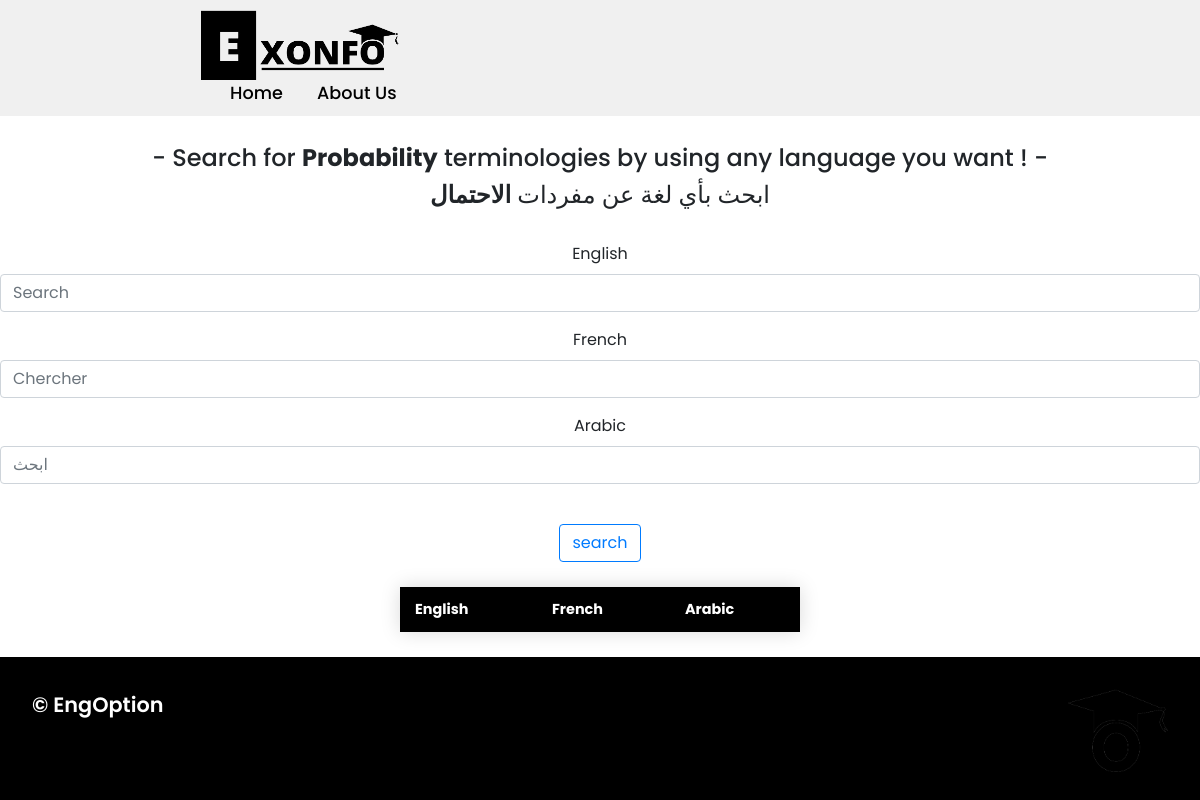
The app's page /math/probability/, older data.
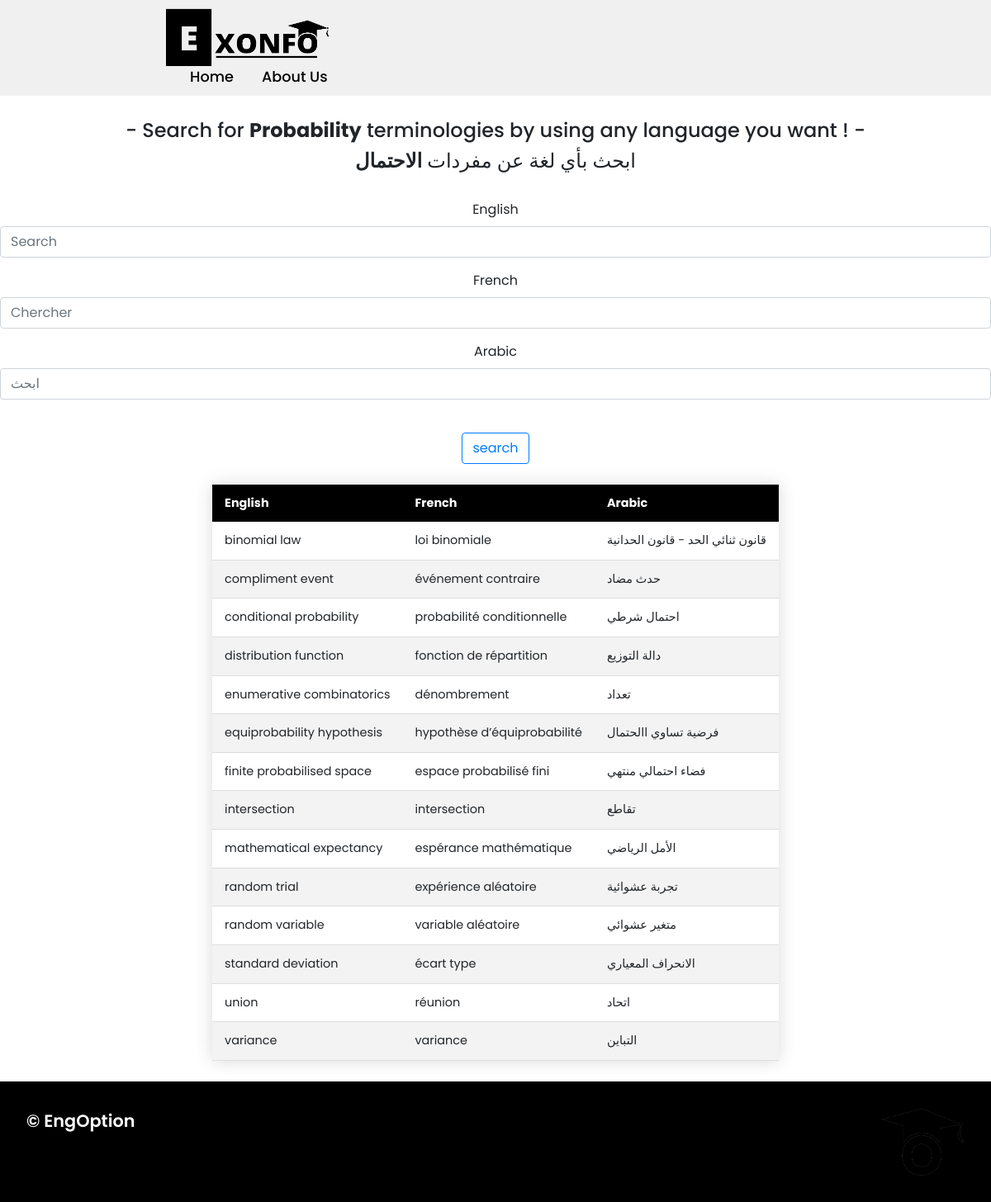
The same page, newer data.
### app/models.py (models this page shows, shortened)
class MathWord(models.Model):
    fields = [
        ('General','General'),
        ('Sets and calculus','Sets and calculus'),
        ('Plane Geometry','Plane Geometry'),
        ('Spatial Geometry','Spatial Geometry'),
        ('Trigonometry','Trigonometry'),
        ('Statistics','Statistics'),
        ('Algebra','Algebra'),
        ('Probability','Probability'),
    ]
    english = models.CharField(max_length=100)
    french = models.CharField(max_length=100)
    arabic = models.CharField(max_length=100)
    field = models.CharField(max_length=100,null=True,blank=True,choices=fields)

### app/views.py (the view)
# urls.py: path('math/probability/',math_probability,name="math_probability"),
def math_probability(request):
    probability_words = MathWord.objects.all().filter(field='Probability')
    filter = OrderFilter(request.GET,queryset=probability_words)
    probability_words = filter.qs
    context = {
        'math_probability_words':probability_words,
        'filter':filter,
    }
    return render(request,'math/probability.html',context)

### app/templates/math/probability.html (shortened to what this page needs)
{% extends 'base.html' %}
{% load static %}
{% block body %}
<br>
<br>
<br>
<br>
<br>
<br>
<center>
    <h4>- Search for <b>Probability</b> terminologies by using any language you want ! -</h4>
    <h4> ابحث بأي لغة عن مفردات <b> الاحتمال </b></h4>
    <br>
    {% include 'search.html' %}
<table style="overflow-x:auto;" class="styled-table">
    <thead>
        <tr>
            <th>English</th>
            <th>French</th>
            <th>Arabic</th>
        </tr>
    </thead>
    <tbody>
        {% for word in math_probability_words %}
        <tr>
            <td>{{word.english}}</td>
            <td>{{word.french}}</td>
            <td>{{word.arabic}}</td>
        </tr>
        {% endfor %}
    </tbody>
</table>
</center>
{% endblock %}

### app/templates/base.html (shortened to what this page needs)
{% load static %}
<!DOCTYPE html>
<html lang="en">
<head>
    <link rel="stylesheet" href="{% static 'css/style.css' %}">
</head>
<body>
    <header>
        <a href="{% url 'home' %}" class="logo"><img style="background-size: contain; width: 200px; height: 70px;" src="{% static 'images/E.png' %}" alt=""></a>
        <nav class="navigation">
            <a href="{% url 'home' %}">Home</a>
            <a href="{% url 'about' %}">About Us </a>
        </nav>
    </header>
{% block body %}
{% endblock %}
    <footer class="footer">
        <p style="color: white ;" class="footer-title">© EngOption</p>
        <div class="social-icons">
            <img style="width: 100px;" src="{% static 'images/O.png' %}" alt="">
        </div>
    </footer>
</body>
</html>

### app/templates/search.html (shortened to what this page needs)
{% load crispy_forms_tags %}
<link rel="stylesheet" href="https://cdn.jsdelivr.net/npm/bootstrap@4.3.1/dist/css/bootstrap.min.css">
<link rel="stylesheet" href="https://maxcdn.bootstrapcdn.com/bootstrap/4.0.0/css/bootstrap.min.css">
<form method="get">
        {{filter.form|crispy}}
        <br>
        <button type="submit" class="btn btn-outline-primary">search</button>
</form>

### static/css/style.css (style rules this page uses)
* { font-family: 'Poppins', sans-serif; margin: 0; padding: 0; box-sizing: border-box; scroll-behavior: smooth; }
header { background-color: #f0f0f0; width: 100%; position: fixed; z-index: 999; display: flex; justify-content: space-between; align-items: center; padding: 10px 200px ; }
.logo { text-decoration: none; color: black; text-transform: uppercase; font-weight: 700; font-size: 1.8em; }
.navigation a { color: black; text-decoration: none; font-size: 1.1em; font-weight: 500; padding-left: 30px; }
.footer { background-color: black; padding: 2em; display: flex; justify-content: space-between; }
.footer-title { font-size: 1.3em; font-weight: 600; }

### app/templates/math/probability.html (style rules this page uses)
.styled-table { border-collapse: collapse; margin: 25px 0; font-size: 0.9em; font-family: sans-serif; min-width: 400px; box-shadow: 0 0 20px rgba(0, 0, 0, 0.15); }
.styled-table thead tr { background-color: black; color: #ffffff; text-align: left; }
.styled-table th, .styled-table td { padding: 12px 15px; }
.styled-table tbody tr { border-bottom: 1px solid #dddddd; }
.styled-table tbody tr:nth-of-type(even) { background-color: #f3f3f3; }

Row changes from the older to the newer data that the page shows:
added MathWord: english "binomial law", french "loi binomiale", arabic "قانون ثنائي الحد - قانون الحدانية"
added MathWord: english "compliment event", french "événement contraire", arabic "حدث مضاد"
added MathWord: english "conditional probability", french "probabilité conditionnelle", arabic "احتمال شرطي"
added MathWord: english "distribution function", french "fonction de répartition", arabic "دالة التوزيع"
added MathWord: english "enumerative combinatorics", french "dénombrement", arabic "تعداد"
added MathWord: english "equiprobability hypothesis", french "hypothèse d’équiprobabilité", arabic "فرضية تساوي االحتمال"
added MathWord: english "finite probabilised space", french "espace probabilisé fini", arabic "فضاء احتمالي منتهي"
added MathWord: english "intersection", french "intersection", arabic "تقاطع"
added MathWord: english "mathematical expectancy", french "espérance mathématique", arabic "الأمل الرياضي"
added MathWord: english "random trial", french "expérience aléatoire", arabic "تجربة عشوائية"
added MathWord: english "random variable", french "variable aléatoire", arabic "متغير عشوائي"
added MathWord: english "standard deviation", french "écart type", arabic "الانحراف المعياري"
added MathWord: english "union", french "réunion", arabic "اتحاد"
added MathWord: english "variance", french "variance", arabic "التباين"
